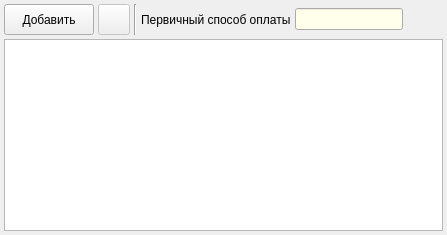
     <widget class="QWidget" name="pagePayments">
      <layout class="QVBoxLayout" name="verticalLayout_4">
       <property name="spacing">
        <number>4</number>
       </property>
       <property name="leftMargin">
        <number>4</number>
       </property>
       <property name="topMargin">
        <number>4</number>
       </property>
       <property name="rightMargin">
        <number>4</number>
       </property>
       <property name="bottomMargin">
        <number>4</number>
       </property>
       <item>
        <layout class="QHBoxLayout" name="horizontalLayout_8">
         <item>
          <widget class="QToolButton" name="toolButtonAddPayment">
           <property name="enabled">
            <bool>true</bool>
           </property>
           <property name="sizePolicy">
            <sizepolicy hsizetype="Preferred" vsizetype="Preferred">
             <horstretch>0</horstretch>
             <verstretch>0</verstretch>
            </sizepolicy>
           </property>
           <property name="minimumSize">
            <size>
             <width>90</width>
             <height>30</height>
            </size>
           </property>
           <property name="maximumSize">
            <size>
             <width>16777215</width>
             <height>16777215</height>
            </size>
           </property>
           <property name="text">
            <string>Добавить</string>
           </property>
           <property name="icon">
            <iconset resource="../res.qrc">
             <normaloff>:/32/icons/32x32/add.png</normaloff>:/32/icons/32x32/add.png</iconset>
           </property>
           <property name="iconSize">
            <size>
             <width>24</width>
             <height>24</height>
            </size>
           </property>
           <property name="toolButtonStyle">
            <enum>Qt::ToolButtonTextBesideIcon</enum>
           </property>
          </widget>
         </item>
         <item>
          <widget class="QToolButton" name="toolButtonDeletePayment">
           <property name="enabled">
            <bool>false</bool>
           </property>
           <property name="sizePolicy">
            <sizepolicy hsizetype="Preferred" vsizetype="Preferred">
             <horstretch>0</horstretch>
             <verstretch>0</verstretch>
            </sizepolicy>
           </property>
           <property name="maximumSize">
            <size>
             <width>16777215</width>
             <height>16777215</height>
            </size>
           </property>
           <property name="text">
            <string/>
           </property>
           <property name="icon">
            <iconset resource="../res.qrc">
             <normaloff>:/32/icons/32x32/delete.png</normaloff>:/32/icons/32x32/delete.png</iconset>
           </property>
           <property name="iconSize">
            <size>
             <width>24</width>
             <height>24</height>
            </size>
           </property>
          </widget>
         </item>
         <item>
          <widget class="Line" name="linePaymentType">
           <property name="orientation">
            <enum>Qt::Vertical</enum>
           </property>
          </widget>
         </item>
         <item>
          <widget class="QLabel" name="labelPaymentType">
           <property name="text">
            <string>Первичный способ оплаты</string>
           </property>
          </widget>
         </item>
         <item>
          <widget class="QLineEdit" name="lineEditPaymentType">
           <property name="enabled">
            <bool>true</bool>
           </property>
           <property name="palette">
            <palette>
             <active>
              <colorrole role="Base">
               <brush brushstyle="SolidPattern">
                <color alpha="255">
                 <red>255</red>
                 <green>255</green>
                 <blue>235</blue>
                </color>
               </brush>
              </colorrole>
             </active>
             <inactive>
              <colorrole role="Base">
               <brush brushstyle="SolidPattern">
                <color alpha="255">
                 <red>255</red>
                 <green>255</green>
                 <blue>235</blue>
                </color>
               </brush>
              </colorrole>
             </inactive>
             <disabled>
              <colorrole role="Base">
               <brush brushstyle="SolidPattern">
                <color alpha="255">
                 <red>240</red>
                 <green>240</green>
                 <blue>240</blue>
                </color>
               </brush>
              </colorrole>
             </disabled>
            </palette>
           </property>
           <property name="readOnly">
            <bool>true</bool>
           </property>
          </widget>
         </item>
         <item>
          <spacer name="horizontalSpacer_10">
           <property name="orientation">
            <enum>Qt::Horizontal</enum>
           </property>
           <property name="sizeHint" stdset="0">
            <size>
             <width>40</width>
             <height>20</height>
            </size>
           </property>
          </spacer>
         </item>
        </layout>
       </item>
       <item>
        <widget class="QTreeView" name="treeViewPayments">
         <property name="selectionMode">
          <enum>QAbstractItemView::ExtendedSelection</enum>
         </property>
        </widget>
       </item>
      </layout>
     </widget>
